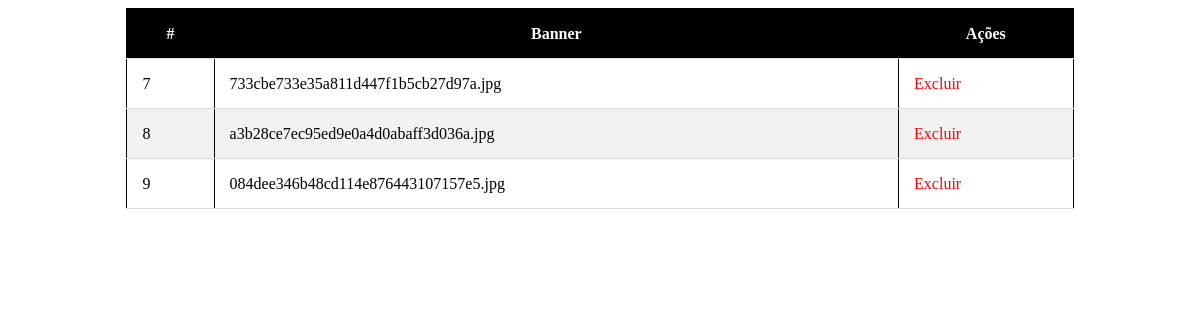
The app's page /admin/listaBanner.php with its own data.
### tables this page shows
CREATE TABLE `atracao` (
  `id` int(11) NOT NULL,
  `banner` varchar(40) NOT NULL
);

### admin/CardapioDAO.php (called while the page is built, shortened)
<?php
class CardapioDAO {
	public function ListarBanners() {
		$con = new Conexao();
		$stmt = $con->Con();
		$sql = $stmt->prepare("SELECT * FROM atracao ORDER BY id ASC");
		$sql->execute();
		return $sql->fetchAll();
	}
}
?>

### admin/listaBanner.php (the view, shortened to what this page needs)
   <center>
<table border="1">
  <thead>
    <tr>
      <th scope="col">#</th>
      <th scope="col">Banner</th>
      <th scope="col">Ações</th>
    </tr>
  </thead>
  <tbody>
  	<?php
		include_once 'CardapioDAO.php';
		$CardapioDao = new CardapioDAO();
		$ba = $CardapioDao->ListarBanners();
		for ($i=0; $i < count($ba); $i++) {
			echo "
			<tr>
      			<td scope='row'>".$ba[$i]['id']."</td>
      			<td>".$ba[$i]['banner']."</td>
      			<td>
      				<a style='color: red; text-decoration: none;' href='dellB.php?id=".$ba[$i]['id']."'>Excluir</a>
      			</td>
    		</tr>
    		";
		}
 	?>
  </tbody>
</table>
   </center>

### admin/listaBanner.php (style rules this page uses)
table, th, td { border: 1px solid black; }
table { border-collapse: collapse; background-color: white; }
table { width: 80%; }
th { height: 50px; }
td { height: 50px; vertical-align: bottom; }
th, td { padding: 15px; }
th, td { border-bottom: 1px solid #ddd; }
tr:nth-child(even) { background-color: #f2f2f2 }
th { background-color: black; color: white; }

### records on screen
atracao: id "7", banner "733cbe733e35a811d447f1b5cb27d97a.jpg"
atracao: id "8", banner "a3b28ce7ec95ed9e0a4d0abaff3d036a.jpg"
atracao: id "9", banner "084dee346b48cd114e876443107157e5.jpg"
